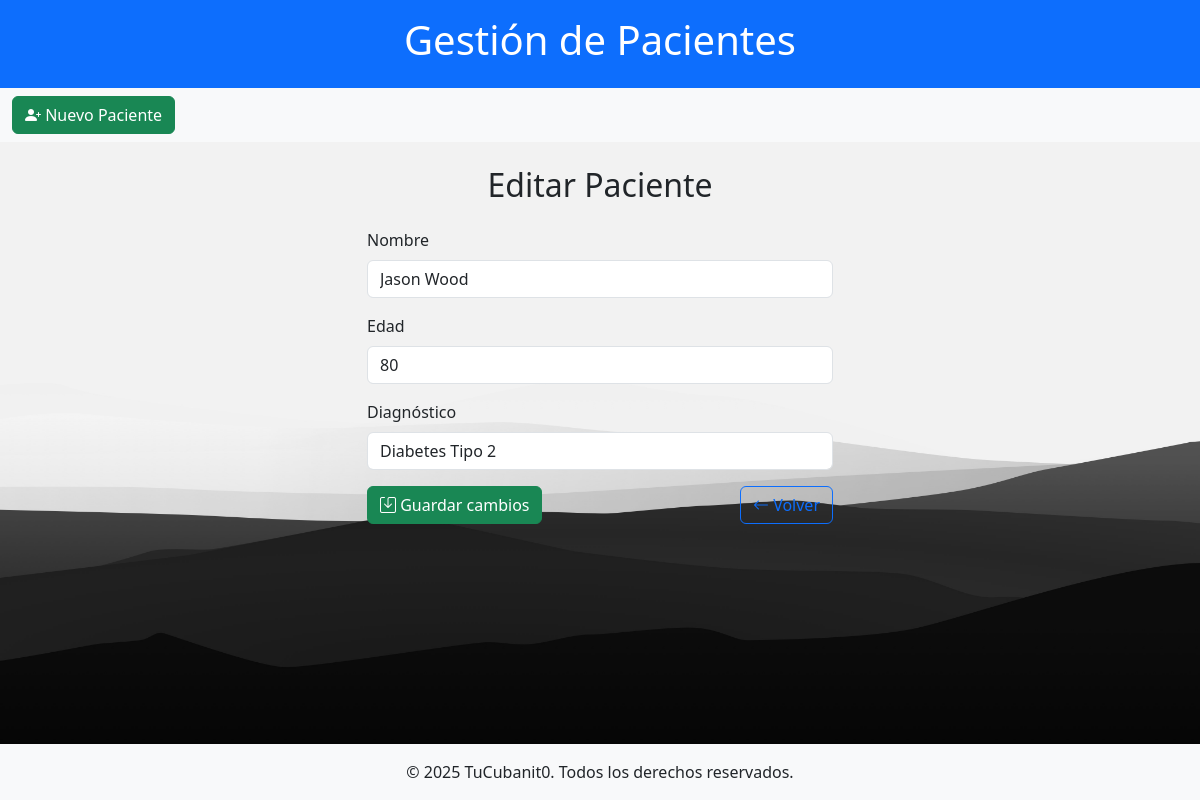
/editar_paciente/1, run on an earlier commit of the app's database.
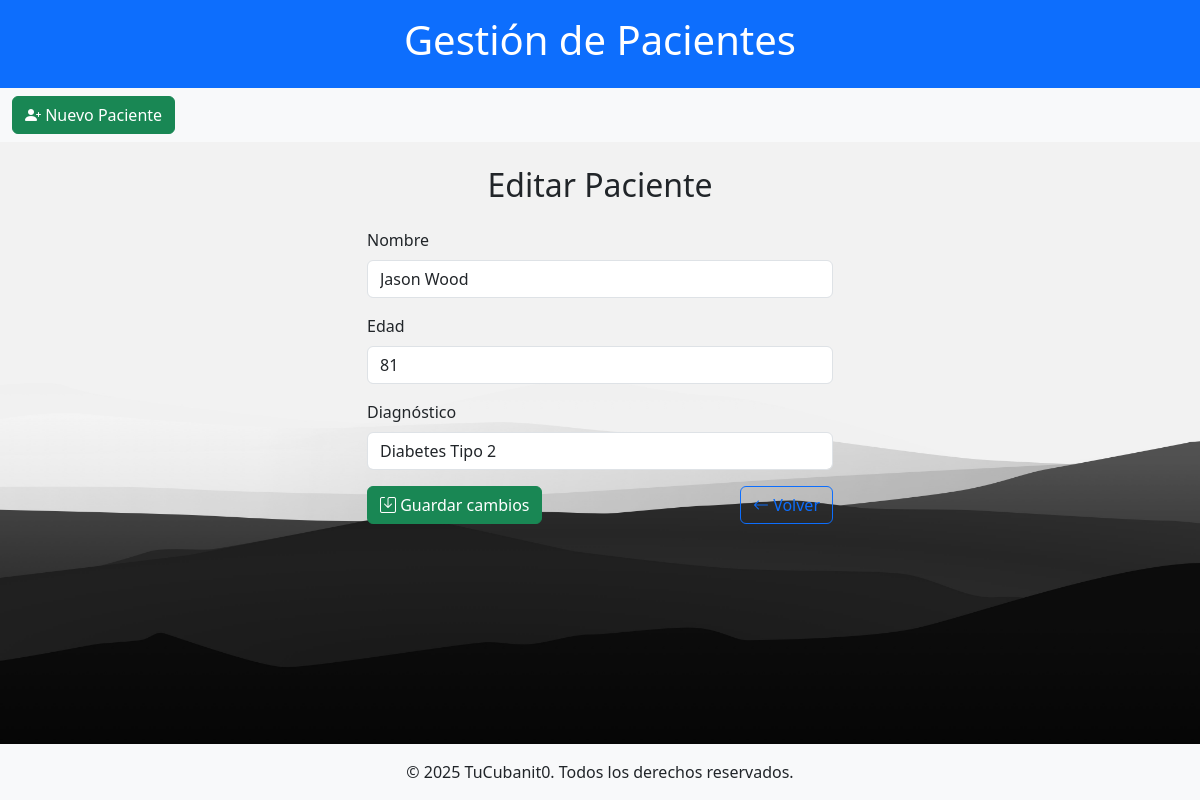
And on a later commit of the database.
### tables this page shows
CREATE TABLE Pacientes (
                id INTEGER PRIMARY KEY AUTOINCREMENT,
                nombre TEXT NOT NULL,
                edad INTEGER NOT NULL,
                diagnostico TEXT NOT NULL
            );

### app.py (the view, shortened to what this page needs)
@app.route('/editar_paciente/<int:id>', methods=['GET', 'POST'])
def editar_paciente(id):
    try:
        paciente = db.obtener_paciente_por_id(id)  # Fetch patient by ID
        if not paciente:
            abort(404, description="Paciente no encontrado")
    except Exception as e:
        logger.error(f"Error fetching paciente with ID {id}: {e}")
        abort(500, description="Error retrieving patient data")
    return render_template('editar_paciente.html', paciente=paciente)

### app.py (called while the page is built)
@app.context_processor
def inject_current_year():
    return {'current_year': datetime.now().year}

### db.py (called while the page is built)
def handle_db_error(func):
    def wrapper(*args, **kwargs):
        try:
            return func(*args, **kwargs)
        except sqlite3.Error as e:
            print(f"Database error in {func.__name__}: {e}")
            return None
    return wrapper

@handle_db_error
def obtener_paciente_por_id(id: int) -> Optional[sqlite3.Row]:
    with sqlite3.connect(DATABASE_PATH) as conn:
        conn.row_factory = sqlite3.Row
        cursor = conn.cursor()
        cursor.execute(f'SELECT * FROM {TABLE_PACIENTES} WHERE {COLUMN_ID} = ?', (id,))
        return cursor.fetchone()

### templates/editar_paciente.html (shortened to what this page needs)
{% extends 'base.html' %}
{% block content %}
<div class="container-fluid">
    <div class="row justify-content-center">
        <div class="col-md-6 col-lg-5">
            <h2 class="mb-4 text-center">Editar Paciente</h2>
            <form method="post" novalidate>
                <div class="mb-3">
                    <label for="nombre" class="form-label">Nombre</label>
                    <input type="text" name="nombre" id="nombre" class="form-control" required
                        value="{{ paciente[1] }}" placeholder="Ej: Juan Pérez">
                </div>
                <div class="mb-3">
                    <label for="edad" class="form-label">Edad</label>
                    <input type="number" name="edad" id="edad" class="form-control" required min="0" max="120"
                        value="{{ paciente[2] }}" placeholder="Ej: 45">
                </div>
                <div class="mb-3">
                    <label for="diagnostico" class="form-label">Diagnóstico</label>
                    <input type="text" name="diagnostico" id="diagnostico" class="form-control" required
                        value="{{ paciente[3] }}" placeholder="Ej: Hipertensión">
                </div>
                <div class="d-flex justify-content-between">
                    <button type="submit" class="btn btn-success">
                        <i class="bi bi-save"></i> Guardar cambios
                    </button>
                    <a href="{{ url_for('index') }}" class="btn btn-outline-primary">
                        <i class="bi bi-arrow-left"></i> Volver
                    </a>
                </div>
            </form>
        </div>
    </div>
</div>
{% endblock %}

### templates/base.html (shortened to what this page needs)
<!DOCTYPE html>
<html lang="es">
<head>
    <link rel="stylesheet" href="{{ url_for('static', filename='css/style.css') }}">
    <link href="https://cdn.jsdelivr.net/npm/bootstrap@5.3.5/dist/css/bootstrap.min.css" rel="stylesheet">
    <link href="https://cdn.jsdelivr.net/npm/bootstrap-icons@1.10.5/font/bootstrap-icons.css" rel="stylesheet">
</head>
<body class="bg-light d-flex flex-column min-vh-100">
    <header class="bg-primary text-white text-center py-3">
        <h1>Gestión de Pacientes</h1>
    </header>
    <nav class="navbar navbar-expand-lg navbar-light bg-light">
        <div class="container-fluid">
            <a href="{{ url_for('nuevo_paciente') }}" class="btn btn-success">
                <i class="bi bi-person-plus-fill"></i> Nuevo Paciente
            </a>
        </div>
    </nav>
    <main class="container-fluid my-4 flex-grow-1">
        {% block content %}{% endblock %}
    </main>
    <footer class="bg-light text-center py-3 mt-auto">
        <p class="mb-0">&copy; {{ current_year }} TuCubanit0. Todos los derechos reservados.</p>
    </footer>
</body>
</html>

### static/css/style.css (style rules this page uses)
body { background-image: url('711093.jpg'); background-size: cover; background-repeat: no-repeat; background-attachment: fixed; background-position: center; margin: 0; font-family: Arial, sans-serif; color: #333; }

What changed in the data, as far as the page shows it:
changed Pacientes "Jason Wood": edad "80" → "81"
